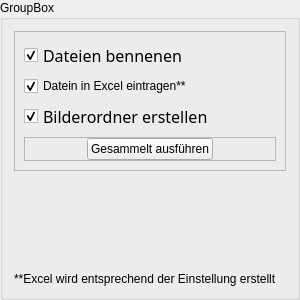
            <widget class="QGroupBox" name="execution">
             <property name="sizePolicy">
              <sizepolicy hsizetype="Preferred" vsizetype="Preferred">
               <horstretch>20</horstretch>
               <verstretch>0</verstretch>
              </sizepolicy>
             </property>
             <property name="minimumSize">
              <size>
               <width>300</width>
               <height>300</height>
              </size>
             </property>
             <property name="title">
              <string>GroupBox</string>
             </property>
             <layout class="QGridLayout" name="gridLayout_10">
              <item row="2" column="0">
               <widget class="QLabel" name="label_10">
                <property name="text">
                 <string>**Excel wird entsprechend der Einstellung erstellt</string>
                </property>
                <property name="wordWrap">
                 <bool>true</bool>
                </property>
               </widget>
              </item>
              <item row="1" column="0">
               <spacer name="verticalSpacer_12">
                <property name="orientation">
                 <enum>Qt::Vertical</enum>
                </property>
                <property name="sizeHint" stdset="0">
                 <size>
                  <width>20</width>
                  <height>40</height>
                 </size>
                </property>
               </spacer>
              </item>
              <item row="0" column="0">
               <widget class="QFrame" name="frame_25">
                <property name="frameShape">
                 <enum>QFrame::StyledPanel</enum>
                </property>
                <property name="frameShadow">
                 <enum>QFrame::Raised</enum>
                </property>
                <layout class="QVBoxLayout" name="verticalLayout_20">
                 <item>
                  <widget class="QCheckBox" name="cb_rename">
                   <property name="font">
                    <font>
                     <family>Gill Sans Nova</family>
                     <pointsize>12</pointsize>
                     <weight>50</weight>
                     <italic>false</italic>
                     <bold>false</bold>
                    </font>
                   </property>
                   <property name="toolTip">
                    <string>Wurden die Dateien schon umbenannt?</string>
                   </property>
                   <property name="styleSheet">
                    <string notr="true"/>
                   </property>
                   <property name="text">
                    <string>Dateien bennenen</string>
                   </property>
                   <property name="checked">
                    <bool>true</bool>
                   </property>
                  </widget>
                 </item>
                 <item>
                  <widget class="QCheckBox" name="cb_fill_excel">
                   <property name="text">
                    <string>Datein in Excel eintragen**</string>
                   </property>
                   <property name="checked">
                    <bool>true</bool>
                   </property>
                  </widget>
                 </item>
                 <item>
                  <widget class="QCheckBox" name="cb_diashow">
                   <property name="font">
                    <font>
                     <family>Gill Sans Nova</family>
                     <pointsize>12</pointsize>
                     <weight>50</weight>
                     <italic>false</italic>
                     <bold>false</bold>
                    </font>
                   </property>
                   <property name="toolTip">
                    <string>Soll ein Ordner mit allen Bildern erstellt werden?</string>
                   </property>
                   <property name="styleSheet">
                    <string notr="true"/>
                   </property>
                   <property name="text">
                    <string>Bilderordner erstellen</string>
                   </property>
                   <property name="checked">
                    <bool>true</bool>
                   </property>
                  </widget>
                 </item>
                 <item>
                  <widget class="QFrame" name="frame_37">
                   <property name="frameShape">
                    <enum>QFrame::StyledPanel</enum>
                   </property>
                   <property name="frameShadow">
                    <enum>QFrame::Raised</enum>
                   </property>
                   <layout class="QHBoxLayout" name="horizontalLayout_32">
                    <property name="leftMargin">
                     <number>0</number>
                    </property>
                    <property name="topMargin">
                     <number>0</number>
                    </property>
                    <property name="rightMargin">
                     <number>0</number>
                    </property>
                    <property name="bottomMargin">
                     <number>0</number>
                    </property>
                    <item>
                     <spacer name="horizontalSpacer_53">
                      <property name="orientation">
                       <enum>Qt::Horizontal</enum>
                      </property>
                      <property name="sizeHint" stdset="0">
                       <size>
                        <width>40</width>
                        <height>20</height>
                       </size>
                      </property>
                     </spacer>
                    </item>
                    <item>
                     <widget class="QPushButton" name="pb_start_raw_full">
                      <property name="text">
                       <string>Gesammelt ausführen</string>
                      </property>
                     </widget>
                    </item>
                    <item>
                     <spacer name="horizontalSpacer_54">
                      <property name="orientation">
                       <enum>Qt::Horizontal</enum>
                      </property>
                      <property name="sizeHint" stdset="0">
                       <size>
                        <width>40</width>
                        <height>20</height>
                       </size>
                      </property>
                     </spacer>
                    </item>
                   </layout>
                  </widget>
                 </item>
                </layout>
               </widget>
              </item>
             </layout>
            </widget>
